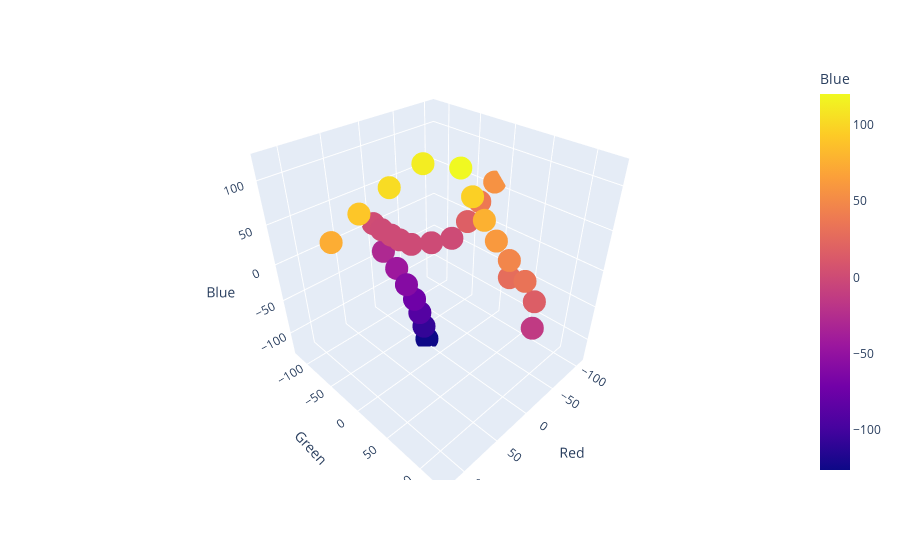

Notebook cell for this chart:
### Code cell
def display_colors(image_info):
    colors = np.unique(image_info, axis=0)
    color_names = []
    for col in (colors):
        color_names.append('Unknown Color')
    data = list(map(list, zip(colors[:,0], colors[:,1],colors[:,2],color_names)))
    new_df = pd.DataFrame(data,columns=['Red','Green','Blue', "Name"])
    colfig = px.scatter_3d(new_df, x='Red', y='Green', z='Blue',
                color='Blue')
    colfig.show()
display_colors(image_clustered)

### Figure 1 — Plotly figure (JSON) as saved in the notebook; plotly's stock layout.template omitted (floating-point values rounded to 4 significant figures)
{"data": [{"hovertemplate": "Red=%{x}<br>Green=%{y}<br>Blue=%{marker.color}<extra></extra>", "legendgroup": "", "marker": {"color": [-14, -29, -43, -59, -74, -90, -108, -126, 113, 103, 90, 74, 56, 38, 17, 0, 0, 0, 120, 96, 77, 61, 47, 28, 33, 16, 2, 0, 0, 0], "coloraxis": "coloraxis", "symbol": "circle"}, "mode": "markers", "name": "", "scene": "scene", "showlegend": false, "type": "scatter3d", "x": [0, 0, 0, 0, 0, 0, 0, 0, 5, 50, 88, 121, -108, -85, -68, -48, -24, -5, -2, -2, -2, -2, -2, -2, -2, -2, -2, -2, -2, -2], "y": [125, -100, -76, -59, -45, -36, -29, -24, -20, -19, -18, -18, -18, -20, -23, -29, -39, -53, 24, 40, 56, 72, 89, 91, 109, 122, -119, -103, -85, -70], "z": [-14, -29, -43, -59, -74, -90, -108, -126, 113, 103, 90, 74, 56, 38, 17, 0, 0, 0, 120, 96, 77, 61, 47, 28, 33, 16, 2, 0, 0, 0]}], "layout": {"coloraxis": {"colorbar": {"title": {"text": "Blue"}}, "colorscale": [[0, "#0d0887"], [0.1111, "#46039f"], [0.2222, "#7201a8"], [0.3333, "#9c179e"], [0.4444, "#bd3786"], [0.5556, "#d8576b"], [0.6667, "#ed7953"], [0.7778, "#fb9f3a"], [0.8889, "#fdca26"], [1, "#f0f921"]]}, "legend": {"tracegroupgap": 0}, "margin": {"t": 60}, "scene": {"domain": {"x": [0, 1], "y": [0, 1]}, "xaxis": {"title": {"text": "Red"}}, "yaxis": {"title": {"text": "Green"}}, "zaxis": {"title": {"text": "Blue"}}}}}
